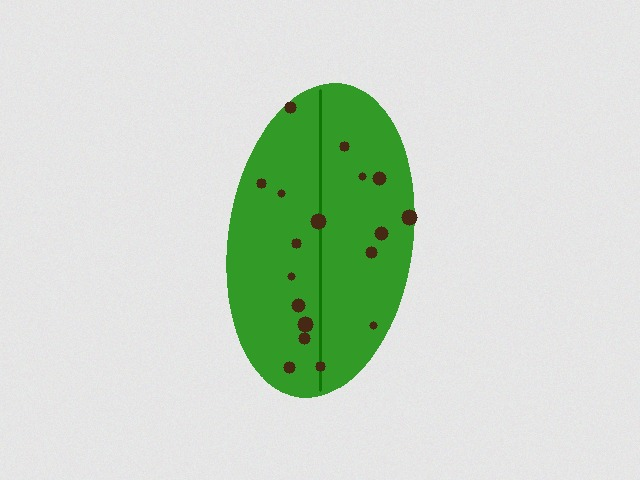
#> input picture leaf_health_analyzer/sample_data/spotted/leaf1.jpg, 640 x 480 px; its folder holds only this picture in this run
$ python main.py --image sample_data/healthy/leaf1.jpg --output outputs
#> lines starting #> are read from the running program, lines starting #| are printed output that depends on the picture; after the words box and inside, x2 and y2 are one past the last pixel; in counts of white or black regions, pixels touching at a corner belong together
### leaf_health_analyzer/src/utils.py
"""Small helpers used by the rest of the pipeline."""

from pathlib import Path

import cv2
import numpy as np


IMAGE_EXTENSIONS = {".jpg", ".jpeg", ".png", ".bmp", ".tif", ".tiff"}


def list_images(path: Path) -> list[Path]:
    """Return image files from a file or folder (recursive for folders)."""
    path = Path(path)
    if path.is_file():
        return [path] if path.suffix.lower() in IMAGE_EXTENSIONS else []
    if not path.is_dir():
        return []
    files = []
    for p in sorted(path.rglob("*")):
        if p.is_file() and p.suffix.lower() in IMAGE_EXTENSIONS:
            files.append(p)
    return files


def safe_imread(path: Path):
    """Read an image. Returns None if the file cannot be decoded."""
    try:
        data = np.fromfile(str(path), dtype=np.uint8)
        if data.size == 0:
            return None
        img = cv2.imdecode(data, cv2.IMREAD_COLOR)
        return img
    except Exception:
        return None


def safe_imwrite(path: Path, image) -> bool:
    """Write an image without raising. Returns False on failure."""
    path = Path(path)
    try:
        path.parent.mkdir(parents=True, exist_ok=True)
        ext = path.suffix.lower() or ".png"
        ok, buf = cv2.imencode(ext, image)
        if not ok:
            return False
        buf.tofile(str(path))
        return True
    except Exception:
        return False


def clamp01(value: float) -> float:
    return max(0.0, min(1.0, float(value)))

### leaf_health_analyzer/src/preprocess.py
"""Resize and blur so later HSV thresholds stay stable."""

import cv2

TARGET_LONG_SIDE = 800
BLUR_KERNEL = (5, 5)


def preprocess(image):
    """Resize so the long side is 800 pixels, then apply a light blur."""
    h, w = image.shape[:2]
    long_side = max(h, w)
    if long_side == 0:
        return image
    scale = TARGET_LONG_SIDE / float(long_side)
    new_w = max(1, int(round(w * scale)))
    new_h = max(1, int(round(h * scale)))
    resized = cv2.resize(image, (new_w, new_h), interpolation=cv2.INTER_AREA)
    blurred = cv2.GaussianBlur(resized, BLUR_KERNEL, 0)
    return blurred

### leaf_health_analyzer/src/segment.py
"""Segment the leaf as the largest green/yellow blob."""

import cv2
import numpy as np


# HSV ranges (OpenCV H: 0-180, S/V: 0-255)
# Green leaves
LOWER_GREEN = np.array([25, 40, 40])
UPPER_GREEN = np.array([90, 255, 255])
# Yellow / chlorotic tissue
LOWER_YELLOW = np.array([15, 40, 40])
UPPER_YELLOW = np.array([35, 255, 255])
# Brown / necrotic tissue (low saturation, mid-low value, red-yellow hue)
LOWER_BROWN1 = np.array([0, 30, 20])
UPPER_BROWN1 = np.array([20, 255, 160])
LOWER_BROWN2 = np.array([10, 20, 15])
UPPER_BROWN2 = np.array([30, 180, 140])


def _color_mask(hsv):
    green = cv2.inRange(hsv, LOWER_GREEN, UPPER_GREEN)
    yellow = cv2.inRange(hsv, LOWER_YELLOW, UPPER_YELLOW)
    brown1 = cv2.inRange(hsv, LOWER_BROWN1, UPPER_BROWN1)
    brown2 = cv2.inRange(hsv, LOWER_BROWN2, UPPER_BROWN2)
    mask = cv2.bitwise_or(green, yellow)
    mask = cv2.bitwise_or(mask, brown1)
    mask = cv2.bitwise_or(mask, brown2)
    kernel = cv2.getStructuringElement(cv2.MORPH_ELLIPSE, (7, 7))
    mask = cv2.morphologyEx(mask, cv2.MORPH_CLOSE, kernel, iterations=2)
    mask = cv2.morphologyEx(mask, cv2.MORPH_OPEN, kernel, iterations=1)
    return mask


def segment_leaf(image):
    """
    Return (mask, contour).
    mask is uint8 0/255. contour is the largest leaf contour or None.
    """
    hsv = cv2.cvtColor(image, cv2.COLOR_BGR2HSV)
    color_mask = _color_mask(hsv)

    contours, _ = cv2.findContours(color_mask, cv2.RETR_EXTERNAL, cv2.CHAIN_APPROX_SIMPLE)
    if not contours:
        empty = np.zeros(image.shape[:2], dtype=np.uint8)
        return empty, None

    largest = max(contours, key=cv2.contourArea)
    if cv2.contourArea(largest) < 200:
        empty = np.zeros(image.shape[:2], dtype=np.uint8)
        return empty, None

    mask = np.zeros(image.shape[:2], dtype=np.uint8)
    cv2.drawContours(mask, [largest], -1, 255, thickness=cv2.FILLED)
    return mask, largest

### leaf_health_analyzer/src/features.py
"""Color ratios and spot count inside the leaf mask."""

import cv2
import numpy as np


# HSV color bins used only for feature extraction (not segmentation).
GREEN_H = (35, 85)
YELLOW_H = (18, 35)
# Brown / dark necrotic pixels
BROWN_H = (0, 25)
DARK_V_MAX = 90
YELLOW_S_MIN = 50
GREEN_S_MIN = 40
BROWN_S_MIN = 20

# Morphological opening kernel for dark spots
SPOT_KERNEL_SIZE = 5
MIN_SPOT_AREA = 12
MAX_SPOT_AREA_RATIO = 0.08  # ignore huge dark regions (shadows)


def _ratio(count, total):
    if total <= 0:
        return 0.0
    return float(count) / float(total)


def extract_features(image, mask):
    """
    Compute green / yellow / brown ratios and a dark-spot count.

    Returns a dict with keys:
      green_ratio, yellow_ratio, brown_ratio, spot_count, leaf_pixels
    """
    empty = {
        "green_ratio": 0.0,
        "yellow_ratio": 0.0,
        "brown_ratio": 0.0,
        "spot_count": 0,
        "leaf_pixels": 0,
    }
    if mask is None or int(cv2.countNonZero(mask)) == 0:
        return empty

    hsv = cv2.cvtColor(image, cv2.COLOR_BGR2HSV)
    h, s, v = cv2.split(hsv)
    leaf = mask > 0
    leaf_pixels = int(np.count_nonzero(leaf))
    if leaf_pixels == 0:
        return empty

    green = leaf & (h >= GREEN_H[0]) & (h <= GREEN_H[1]) & (s >= GREEN_S_MIN)
    yellow = leaf & (h >= YELLOW_H[0]) & (h < YELLOW_H[1]) & (s >= YELLOW_S_MIN)
    brown = leaf & (
        ((h >= BROWN_H[0]) & (h <= BROWN_H[1]) & (s >= BROWN_S_MIN) & (v <= 170))
        | (v <= DARK_V_MAX)
    )
    # Do not double-count green as brown
    brown = brown & ~green

    green_ratio = _ratio(int(np.count_nonzero(green)), leaf_pixels)
    yellow_ratio = _ratio(int(np.count_nonzero(yellow)), leaf_pixels)
    brown_ratio = _ratio(int(np.count_nonzero(brown)), leaf_pixels)

    spot_count = _count_spots(v, mask, brown)

    return {
        "green_ratio": green_ratio,
        "yellow_ratio": yellow_ratio,
        "brown_ratio": brown_ratio,
        "spot_count": spot_count,
        "leaf_pixels": leaf_pixels,
    }


def _count_spots(v_channel, mask, brown_bool):
    """Count compact dark blobs after morphological opening."""
    dark = np.zeros(mask.shape, dtype=np.uint8)
    dark[brown_bool] = 255
    dark = cv2.bitwise_and(dark, mask)

    kernel = cv2.getStructuringElement(
        cv2.MORPH_ELLIPSE, (SPOT_KERNEL_SIZE, SPOT_KERNEL_SIZE)
    )
    opened = cv2.morphologyEx(dark, cv2.MORPH_OPEN, kernel)

    contours, _ = cv2.findContours(opened, cv2.RETR_EXTERNAL, cv2.CHAIN_APPROX_SIMPLE)
    leaf_area = max(1, int(cv2.countNonZero(mask)))
    spots = 0
    for c in contours:
        area = cv2.contourArea(c)
        if area < MIN_SPOT_AREA:
            continue
        if area / leaf_area > MAX_SPOT_AREA_RATIO:
            continue
        spots += 1
    return spots

### leaf_health_analyzer/src/classify.py
"""
Rule-based leaf health labels.

Tune these numbers after you collect real phone photos.
All decision thresholds live in this file only.
"""

from src.utils import clamp01


# --- thresholds (easy to retune) ---

# Spotted: many compact dark spots OR a large brown/necrotic area
SPOT_COUNT_HIGH = 8
BROWN_RATIO_HIGH = 0.08

# Yellowing: lots of yellow tissue, but not already called spotted
YELLOW_RATIO_HIGH = 0.22

# Healthy: mostly green, few spots, little brown/yellow
GREEN_RATIO_HEALTHY = 0.45
SPOT_COUNT_HEALTHY_MAX = 4
BROWN_RATIO_HEALTHY_MAX = 0.04

# Minimum leaf pixels; below this we cannot trust the mask
MIN_LEAF_PIXELS = 800


def classify(features: dict) -> tuple[str, float]:
    """
    Return (label, score).

    label is one of: healthy, yellowing, spotted, unknown
    score is a simple 0-1 confidence-like value (not a real probability).
    """
    leaf_pixels = int(features.get("leaf_pixels", 0))
    if leaf_pixels < MIN_LEAF_PIXELS:
        return "unknown", 0.0

    green = float(features.get("green_ratio", 0.0))
    yellow = float(features.get("yellow_ratio", 0.0))
    brown = float(features.get("brown_ratio", 0.0))
    spots = int(features.get("spot_count", 0))

    # 1) Disease spots / necrosis first
    if spots >= SPOT_COUNT_HIGH or brown >= BROWN_RATIO_HIGH:
        # More spots and more brown -> higher score
        spot_part = min(1.0, spots / float(SPOT_COUNT_HIGH + 10))
        brown_part = min(1.0, brown / (BROWN_RATIO_HIGH * 2.0))
        score = clamp01(0.55 + 0.25 * spot_part + 0.20 * brown_part)
        return "spotted", score

    # 2) Chlorosis / yellowing
    if yellow >= YELLOW_RATIO_HIGH:
        extra = (yellow - YELLOW_RATIO_HIGH) / max(1e-6, 1.0 - YELLOW_RATIO_HIGH)
        score = clamp01(0.55 + 0.45 * extra)
        return "yellowing", score

    # 3) Otherwise treat as healthy if it still looks mostly green
    if green >= GREEN_RATIO_HEALTHY and spots <= SPOT_COUNT_HEALTHY_MAX and brown <= BROWN_RATIO_HEALTHY_MAX:
        score = clamp01(0.50 + 0.50 * green)
        return "healthy", score

    # Ambiguous leftover (e.g. pale leaf, weak mask)
    # Prefer yellowing if yellow is the next strongest cue
    if yellow > green and yellow > 0.12:
        return "yellowing", 0.40
    if brown > 0.04 or spots >= 5:
        return "spotted", 0.40
    if green > 0.25:
        return "healthy", 0.40
    return "unknown", 0.20

### leaf_health_analyzer/src/visualize.py
"""Draw the contour, label, and color percentages on the image."""

import cv2
import numpy as np


LABEL_COLORS = {
    "healthy": (40, 180, 40),
    "yellowing": (0, 200, 255),
    "spotted": (0, 80, 220),
    "unknown": (128, 128, 128),
}


def annotate(image, contour, label: str, features: dict, score: float):
    """Return a BGR copy with contour and text overlay."""
    vis = image.copy()
    color = LABEL_COLORS.get(label, (200, 200, 200))

    if contour is not None:
        cv2.drawContours(vis, [contour], -1, color, 3)

    green_pct = 100.0 * float(features.get("green_ratio", 0.0))
    yellow_pct = 100.0 * float(features.get("yellow_ratio", 0.0))
    brown_pct = 100.0 * float(features.get("brown_ratio", 0.0))
    spots = int(features.get("spot_count", 0))

    lines = [
        f"label: {label}",
        f"score: {score:.2f}",
        f"green: {green_pct:.1f}%",
        f"yellow: {yellow_pct:.1f}%",
        f"brown: {brown_pct:.1f}%",
        f"spots: {spots}",
    ]

    x0, y0 = 12, 28
    pad = 8
    line_h = 24
    box_w = 230
    box_h = pad * 2 + line_h * len(lines)
    overlay = vis.copy()
    cv2.rectangle(overlay, (6, 6), (6 + box_w, 6 + box_h), (0, 0, 0), -1)
    vis = cv2.addWeighted(overlay, 0.45, vis, 0.55, 0)

    for i, text in enumerate(lines):
        y = y0 + i * line_h
        cv2.putText(
            vis,
            text,
            (x0, y),
            cv2.FONT_HERSHEY_SIMPLEX,
            0.60,
            (255, 255, 255),
            2,
            cv2.LINE_AA,
        )
        cv2.putText(
            vis,
            text,
            (x0, y),
            cv2.FONT_HERSHEY_SIMPLEX,
            0.60,
            color if i == 0 else (240, 240, 240),
            1,
            cv2.LINE_AA,
        )
    return vis


def mask_to_bgr(mask):
    """3-channel visualization of a binary mask."""
    if mask is None:
        return np.zeros((10, 10, 3), dtype=np.uint8)
    return cv2.cvtColor(mask, cv2.COLOR_GRAY2BGR)

### leaf_health_analyzer/src/main.py
"""
Leaf Health Analyzer

CLI:
  python src/main.py --image sample_data/healthy/leaf1.jpg --output outputs
  python src/main.py --folder sample_data --output outputs
  python src/main.py --folder sample_data/test --output outputs
"""

from __future__ import annotations

import argparse
import csv
import sys
from pathlib import Path

# Allow `python src/main.py` from the project root
ROOT = Path(__file__).resolve().parent.parent
if str(ROOT) not in sys.path:
    sys.path.insert(0, str(ROOT))

from src.classify import classify
from src.features import extract_features
from src.preprocess import preprocess
from src.segment import segment_leaf
from src.utils import list_images, safe_imread, safe_imwrite
from src.visualize import annotate, mask_to_bgr


CSV_FIELDS = [
    "filename",
    "label",
    "green_pct",
    "yellow_pct",
    "brown_pct",
    "spots",
    "score",
]


def analyze_one(image_path: Path) -> dict:
    """Run the full pipeline on one file. Never raises for bad images."""
    image = safe_imread(image_path)
#> in safe_imread, img is the input picture: shape (480, 640, 3); mean B, G, R 200.7, 217.4, 202.6
    if image is None:
        return _unknown_row(image_path.name), None, None

    try:
        prepared = preprocess(image)
        mask, contour = segment_leaf(prepared)
#> in _color_mask, `green = cv2.inRange(hsv, LOWER_GREEN, UPPER_GREEN)`:
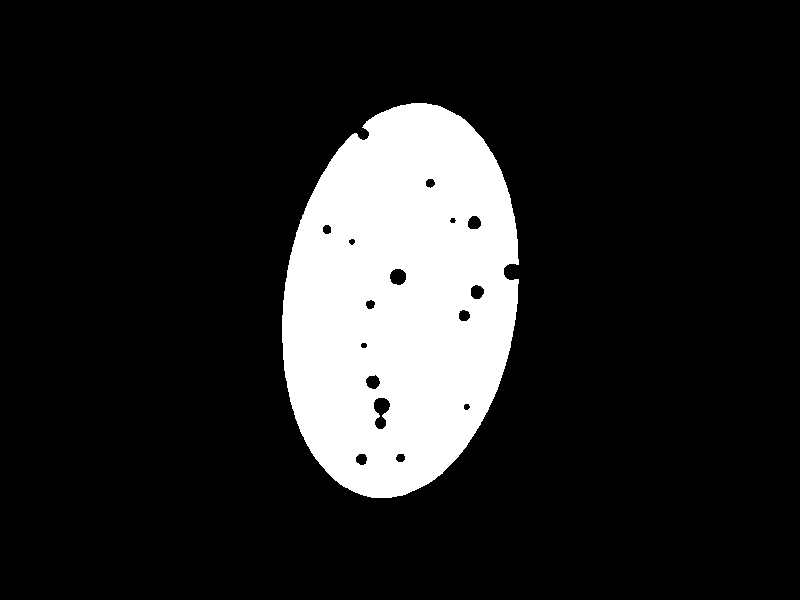
#> green: shape (600, 800); 14.8% white; 1 white region, box (x1, y1, x2, y2) and area: (282, 103, 519, 498) 70962
#> in _color_mask, `mask = cv2.bitwise_or(mask, brown1)`:
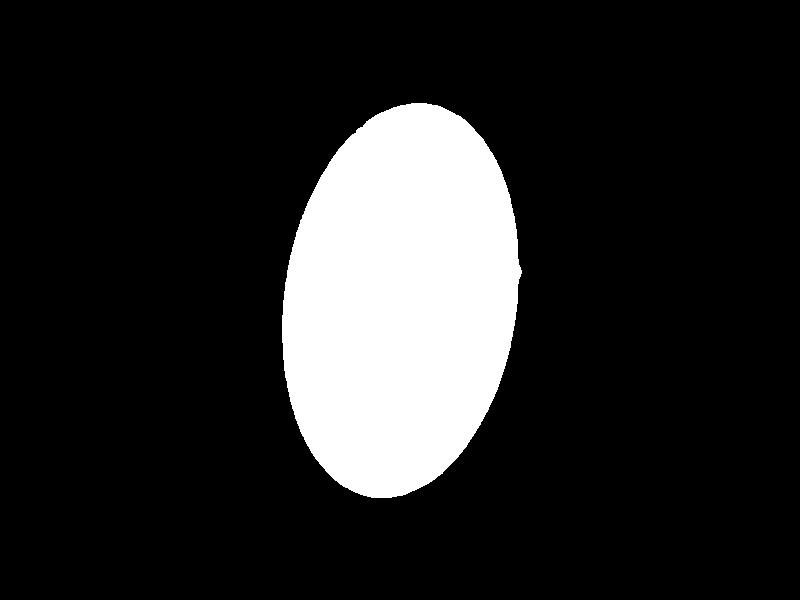
#> mask: shape (600, 800); 15.2% white; 1 white region, box (x1, y1, x2, y2) and area: (282, 103, 522, 498) 72812
#> in segment_leaf, `contours, _ = cv2.findContours(color_mask, cv2.RETR_EXTERNAL, cv2.CHAI..`: contours = 1 contour; box (x1, y1, x2, y2) and area: (282, 103, 522, 498) 72354
#> in segment_leaf, `largest = max(contours, key=cv2.contourArea)`: largest = contour of 454 points, box (x1, y1, x2, y2) (282, 103, 522, 498), area 72354
        feats = extract_features(prepared, mask)
        label, score = classify(feats)
        vis = annotate(prepared, contour, label, feats, score)
        row = {
            "filename": image_path.name,
            "label": label,
            "green_pct": f"{100.0 * feats['green_ratio']:.2f}",
            "yellow_pct": f"{100.0 * feats['yellow_ratio']:.2f}",
            "brown_pct": f"{100.0 * feats['brown_ratio']:.2f}",
            "spots": feats["spot_count"],
            "score": f"{score:.3f}",
        }
        return row, vis, mask
    except Exception:
        return _unknown_row(image_path.name), None, None


# [10 lines left out: function _unknown_row, not called in this run]


def write_csv(path: Path, rows: list[dict]) -> None:
    path.parent.mkdir(parents=True, exist_ok=True)
    with path.open("w", newline="", encoding="utf-8") as f:
        writer = csv.DictWriter(f, fieldnames=CSV_FIELDS)
        writer.writeheader()
        for row in rows:
            writer.writerow(row)


def parse_args():
    parser = argparse.ArgumentParser(description="Classify a leaf photo as healthy, yellowing, or spotted.")
    group = parser.add_mutually_exclusive_group(required=True)
    group.add_argument("--image", type=Path, help="Path to a single image")
    group.add_argument("--folder", type=Path, help="Folder of images (searched recursively)")
    parser.add_argument("--output", type=Path, default=Path("outputs"), help="Output directory")
    return parser.parse_args()


def main() -> int:
    args = parse_args()
    out_dir = args.output
    vis_dir = out_dir / "annotated"
    mask_dir = out_dir / "masks"
    vis_dir.mkdir(parents=True, exist_ok=True)
    mask_dir.mkdir(parents=True, exist_ok=True)

    source = args.image if args.image is not None else args.folder
    images = list_images(source)
    if not images:
        print(f"No images found at {source}")
        write_csv(out_dir / "results.csv", [])
        return 0

    rows = []
    for img_path in images:
        row, vis, mask = analyze_one(img_path)
#> in analyze_one, `mask, contour = segment_leaf(prepared)`: contour has the same summary as largest in segment_leaf
#> in extract_features, `h, s, v = cv2.split(hsv)`:
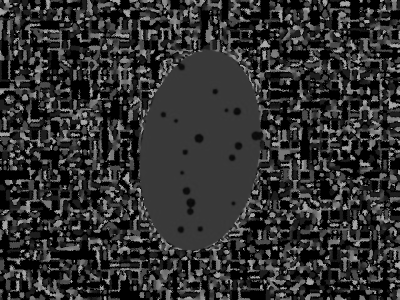
#> h: shape (600, 800) (shown at 1/2 size); min 0, max 176, mean 48.2
#> in extract_features, `h, s, v = cv2.split(hsv)`:
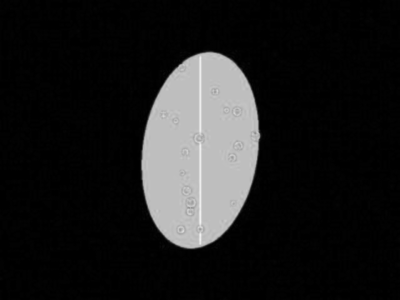
#> s: shape (600, 800) (shown at 1/2 size); min 0, max 245, mean 29.2
#> in extract_features, `h, s, v = cv2.split(hsv)`:
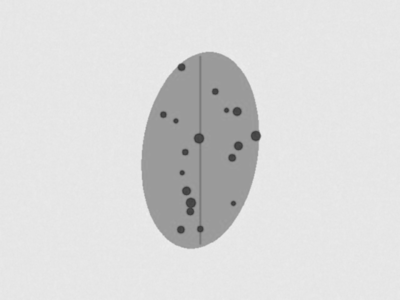
#> v: shape (600, 800) (shown at 1/2 size); min 54, max 238, mean 217.9
#> in extract_features, `leaf_pixels = int(np.count_nonzero(leaf))`: leaf_pixels = 72814
#> in extract_features, `yellow = leaf & (h >= YELLOW_H[0]) & (h < YELLOW_H[1]) & (s >= YELLOW_..`:
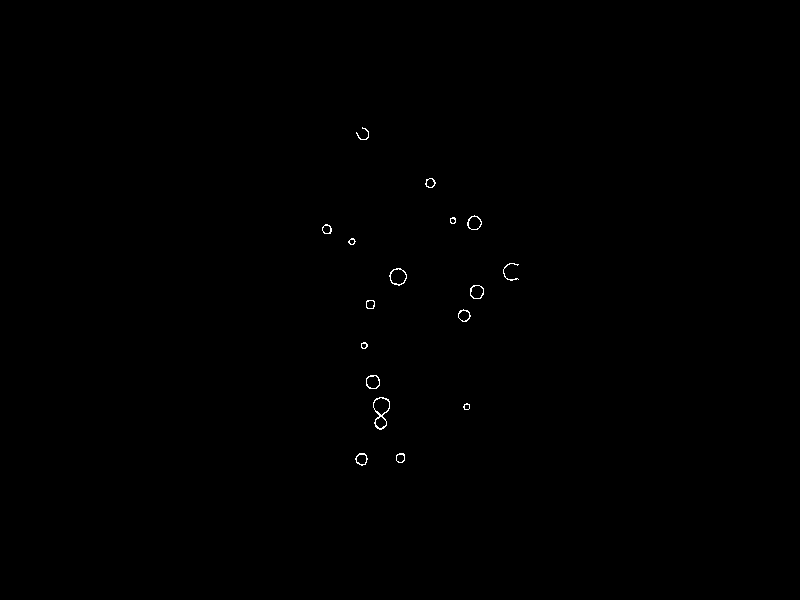
#> yellow: shape (600, 800) bool; 0.17% white in thin lines or dots, all inside (x1, y1, x2, y2) = (322, 127, 519, 466)
#> in extract_features, `brown = leaf & ( ((h >= BROWN_H[0]) & (h <= BROWN_H[1]) & (s >= BROWN_..`:
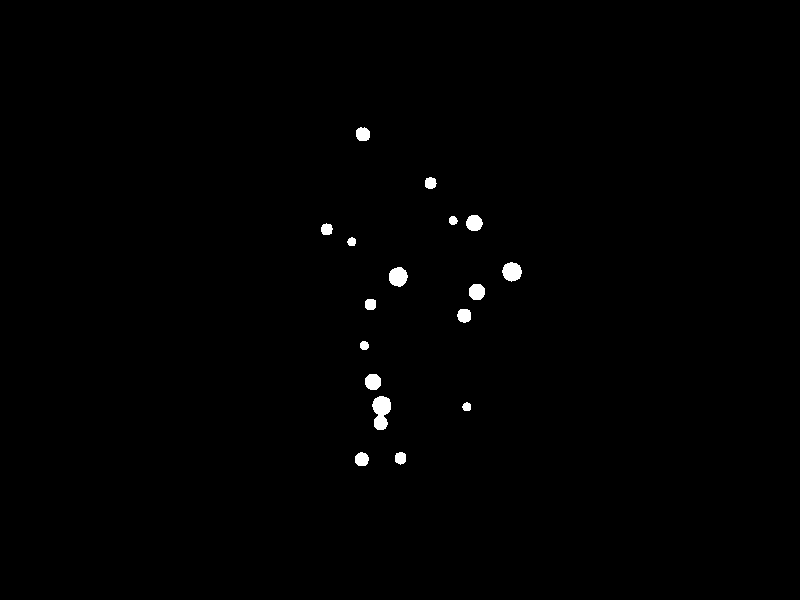
#> brown: shape (600, 800) bool; 0.6% white; 17 white regions, largest, box (x1, y1, x2, y2) and area: (372, 396, 391, 430) 459, (502, 262, 522, 282) 296, (389, 267, 408, 287) 291
#> (the rest of the program and of its run is left out)
